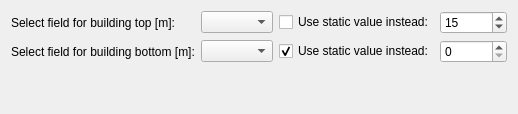
                    <widget class="QWidget" name="basicBuilding">
                     <attribute name="title">
                      <string>Building Geometry Data</string>
                     </attribute>
                     <layout class="QGridLayout" name="gridLayout_29">
                      <item row="0" column="1">
                       <widget class="QgsFieldComboBox" name="cb_bTop"/>
                      </item>
                      <item row="1" column="3">
                       <widget class="QgsDoubleSpinBox" name="se_bBot">
                        <property name="decimals">
                         <number>0</number>
                        </property>
                        <property name="minimum">
                         <double>0.000000000000000</double>
                        </property>
                        <property name="maximum">
                         <double>10000.000000000000000</double>
                        </property>
                        <property name="value">
                         <double>0.000000000000000</double>
                        </property>
                       </widget>
                      </item>
                      <item row="0" column="0">
                       <widget class="QLabel" name="label_2">
                        <property name="text">
                         <string>Select field for building top [m]:</string>
                        </property>
                       </widget>
                      </item>
                      <item row="0" column="2">
                       <widget class="QCheckBox" name="chk_bTop">
                        <property name="text">
                         <string>Use static value instead:</string>
                        </property>
                       </widget>
                      </item>
                      <item row="1" column="1">
                       <widget class="QgsFieldComboBox" name="cb_bBot"/>
                      </item>
                      <item row="1" column="0">
                       <widget class="QLabel" name="label_3">
                        <property name="text">
                         <string>Select field for building bottom [m]:</string>
                        </property>
                       </widget>
                      </item>
                      <item row="0" column="3">
                       <widget class="QgsDoubleSpinBox" name="se_bTop">
                        <property name="decimals">
                         <number>0</number>
                        </property>
                        <property name="minimum">
                         <double>0.000000000000000</double>
                        </property>
                        <property name="maximum">
                         <double>100000.000000000000000</double>
                        </property>
                        <property name="value">
                         <double>15.000000000000000</double>
                        </property>
                        <property name="showClearButton">
                         <bool>false</bool>
                        </property>
                       </widget>
                      </item>
                      <item row="1" column="2">
                       <widget class="QCheckBox" name="chk_bBot">
                        <property name="text">
                         <string>Use static value instead:</string>
                        </property>
                        <property name="checked">
                         <bool>true</bool>
                        </property>
                       </widget>
                      </item>
                      <item row="2" column="1">
                       <spacer name="verticalSpacer_2">
                        <property name="orientation">
                         <enum>Qt::Orientation::Vertical</enum>
                        </property>
                        <property name="sizeHint" stdset="0">
                         <size>
                          <width>20</width>
                          <height>40</height>
                         </size>
                        </property>
                       </spacer>
                      </item>
                     </layout>
                    </widget>
